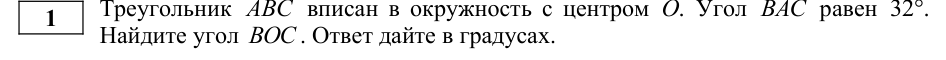
#> input picture matematika-source-2023/profile-source-lock/visual-assets/condition-1-1.webp, 946 x 60 px
$ python -i build_profile_2023_visual_lock.py   (imports and definitions only)
#> lines starting #> are read from the running program, lines starting #| are printed output that depends on the picture; after the words box and inside, x2 and y2 are one past the last pixel; in counts of white or black regions, pixels touching at a corner belong together
#> further down, picture is the input picture: PIL image 946x60 RGB; min 0, max 255, mean 233.5
#!/usr/bin/env python3
from __future__ import annotations
import argparse, hashlib, io, json, shutil
from pathlib import Path
import fitz
from PIL import Image, ImageChops

SOURCE_SHA='9278f5cc60388da2ed63eaa946c82e0902f0867047fc9b5ea6051bae16e3b6b2'
SCALE=2.5
COND={
'1-1':(4,166,190),'1-2':(4,230,267),'1-3':(4,318,352),'1-4':(4,392,438),
'2-1':(5,53,136),'2-2':(5,176,268),'2-3':(5,308,389),
'3-1':(6,59,106),'3-2':(6,146,190),'4-1':(6,235,257),'4-2':(6,308,374),
'5-1':(7,69,89),'5-2':(7,129,159),'5-3':(7,200,231),'5-4':(7,272,308),
'6-1':(7,343,361),'6-2':(7,396,428),'6-3':(7,464,496),
'7-1':(8,64,241),'7-2':(8,292,465),'8-1':(9,59,169),
'9-1':(9,216,286),'9-2':(9,333,394),'9-3':(9,440,499),'10-1':(10,58,226),
'11-1':(10,262,307),'11-2':(10,347,382),'11-3':(10,422,458),
'12-1':(11,132,221),'13-1':(11,223,301),'14-1':(11,303,353),'15-1':(11,355,548),
'16-1':(12,66,178),'17-1':(12,180,277),'18-1':(12,279,430),
}
OFF={
'solution-12':(14,126,455,'solution_and_criteria',12),
'solution-13':(15,114,546,'solution_and_criteria',13),
'solution-14':(16,100,425,'solution_and_criteria',14),
'solution-15':(17,228,510,'solution_and_criteria',15),
'solution-16':(18,156,535,'solution',16),
'criteria-16':(19,50,260,'criteria',16),
'solution-17-p19':(19,370,535,'solution_part_1',17),
'solution-17-p20':(20,48,515,'solution_part_2',17),
'criteria-17':(21,50,220,'criteria',17),
'solution-18-p21':(21,410,535,'solution_part_1',18),
'solution-criteria-18-p22':(22,48,330,'solution_part_2_and_criteria',18),
}
ZOOM={'2-1','2-2','2-3','6-2','6-3','7-1','7-2','8-1','9-1','10-1','12-1','13-1','14-1','16-1','17-1'}

# [5 lines left out: function sha, not called in this run]

def trim(im,margin=18):
#> called with margin = 18
 mask=im.convert('L').point(lambda p:255 if p<252 else 0); b=mask.getbbox()
#> after `mask = im.convert('L').point(lambda p: 255 if p < 252 else 0)`:
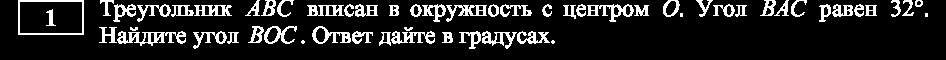
#> mask: PIL image 946x60 L; 14% white; 58 white regions (4 under 20 px), largest, box (x1, y1, x2, y2) and area: (117, 31, 186, 46) 478, (18, 0, 84, 35) 388, (587, 4, 634, 22) 331
#> after `b = mask.getbbox()`: b = (18, 0, 928, 49)
 if not b:return im,(0,0,im.width,im.height)
 x0,y0,x1,y1=b; r=(max(0,x0-margin),max(0,y0-margin),min(im.width,x1+margin),min(im.height,y1+margin)); return im.crop(r),r
#> after `x0, y0, x1, y1 = b`: x0 = 18; y0 = 0; x1 = 928; y1 = 49
#> after `r = (max(0, x0 - margin), max(0, y0 - margin), min(im.width, x1 + marg`: r = (0, 0, 946, 60)

# [11 lines left out: function render, not called in this run]

def crop(rd:Path,page:int,y0:float,y1:float,x0:float=14,x1:float=407):
 src=Image.open(rd/f'printed-{page:02d}.png').convert('RGB'); outer=(round(x0*SCALE),round(y0*SCALE),round(x1*SCALE),round(y1*SCALE)); sem=src.crop(outer); fin,inner=trim(sem,18); rect=(outer[0]+inner[0],outer[1]+inner[1],outer[0]+inner[2],outer[1]+inner[3]); return fin,rect,[src.width,src.height]

def verify(rd:Path,asset:Path,page:int,rect:list[int]):
 src=Image.open(rd/f'printed-{page:02d}.png').convert('RGB').crop(tuple(rect)); got=Image.open(asset).convert('RGB')
 if src.size!=got.size or ImageChops.difference(src,got).getbbox() is not None:raise RuntimeError('pixel identity FAIL '+asset.name)

# [31 lines left out: functions lexical_gate, main, not called in this run]
# [1 line not run here, left out]

>>> from PIL import Image
>>> picture = Image.open('visual-assets/condition-1-1.webp')
>>> result = trim(picture)

$ run again, on matematika-source-2023/profile-source-lock/visual-assets/condition-10-1.webp
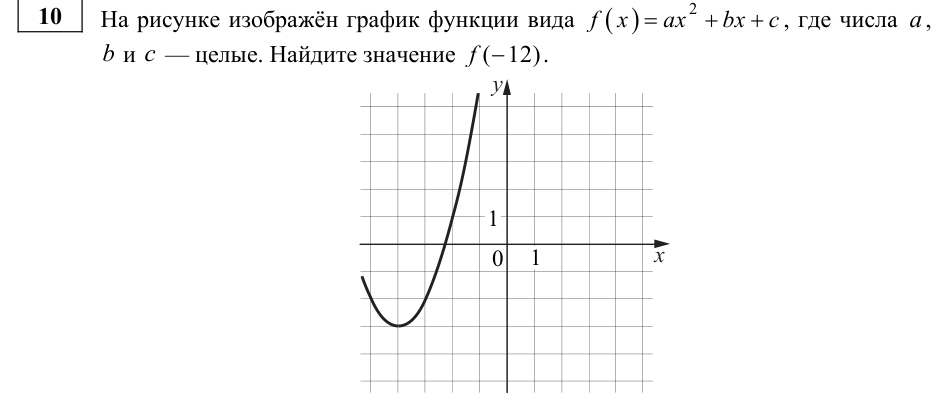
#> input picture matematika-source-2023/profile-source-lock/visual-assets/condition-10-1.webp, 949 x 412 px
#> picture is the input picture: PIL image 949x412 RGB; mean R, G, B 249.8, 249.7, 249.7
#> in trim, `mask = im.convert('L').point(lambda p: 255 if p < 252 else 0)`:
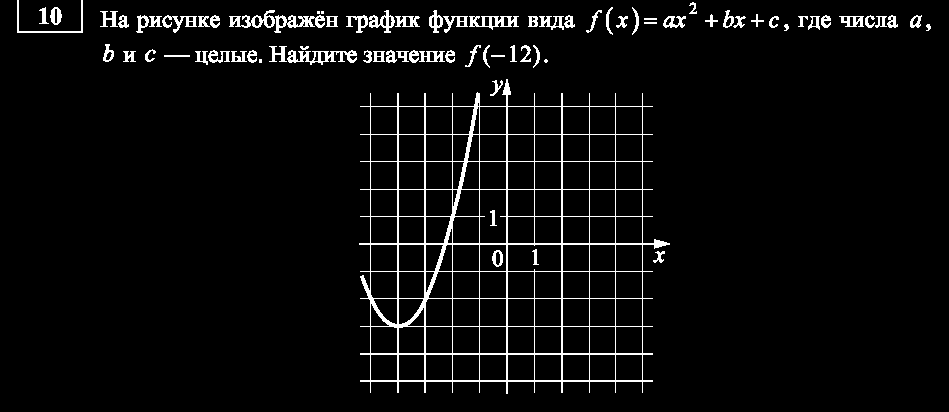
#> mask: PIL image 949x412 L; 4.5% white in thin lines or dots
#> b = (17, 0, 931, 394)
#> x0 = 17; y0 = 0; x1 = 931; y1 = 394
#> r = (0, 0, 949, 412)

$ run again, on matematika-source-2023/profile-source-lock/visual-assets/condition-11-1.webp
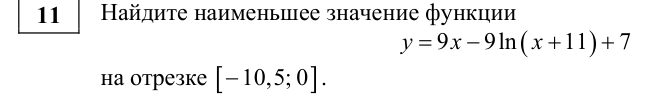
#> input picture matematika-source-2023/profile-source-lock/visual-assets/condition-11-1.webp, 649 x 112 px
#> picture is the input picture: PIL image 649x112 RGB; min 0, max 255, mean 243.2
#> in trim, `mask = im.convert('L').point(lambda p: 255 if p < 252 else 0)`:
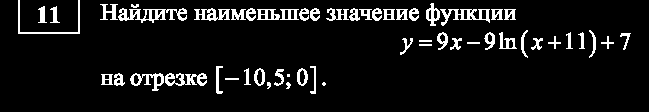
#> mask: PIL image 649x112 L; 7.7% white; 55 white regions (2 under 20 px), largest, box (x1, y1, x2, y2) and area: (118, 8, 187, 23) 478, (440, 9, 490, 26) 330, (165, 73, 207, 86) 311
#> b = (18, 0, 631, 94)
#> x0 = 18; y0 = 0; x1 = 631; y1 = 94
#> r = (0, 0, 649, 112)

$ run again, on matematika-source-2023/profile-source-lock/visual-assets/condition-11-2.webp
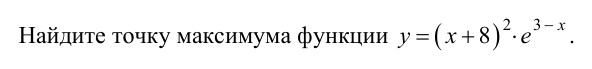
#> input picture matematika-source-2023/profile-source-lock/visual-assets/condition-11-2.webp, 592 x 69 px
#> picture is the input picture: PIL image 592x69 RGB; min 0, max 255, mean 243.3
#> in trim, `mask = im.convert('L').point(lambda p: 255 if p < 252 else 0)`:
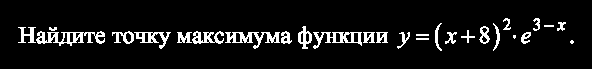
#> mask: PIL image 592x69 L; 7.9% white; 28 white regions (2 under 20 px), largest, box (x1, y1, x2, y2) and area: (36, 31, 105, 46) 478, (225, 32, 280, 49) 378, (313, 32, 362, 49) 328
#> b = (18, 18, 574, 51)
#> x0 = 18; x1 = 574; y1 = 51
#> r = (0, 0, 592, 69)
